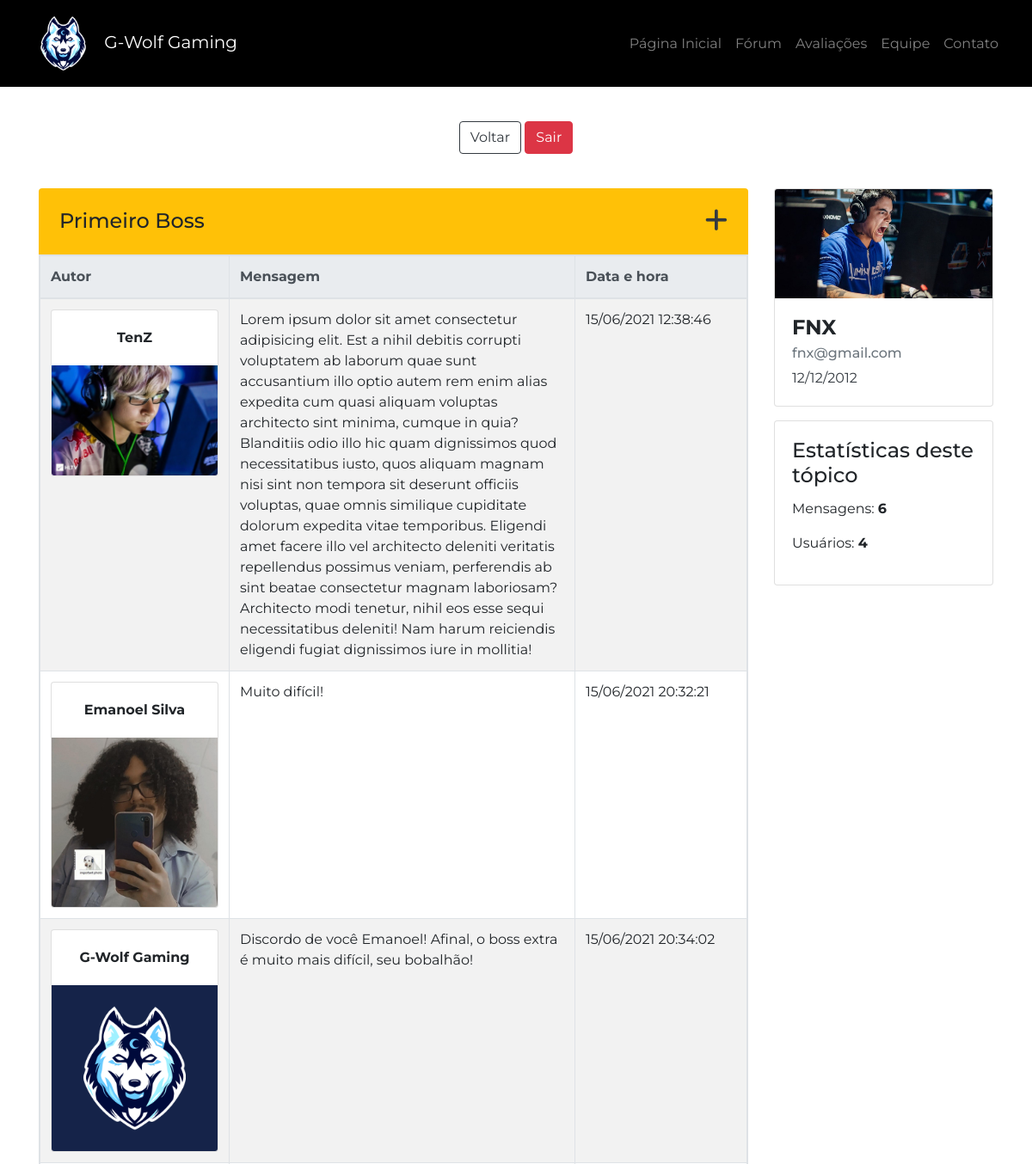
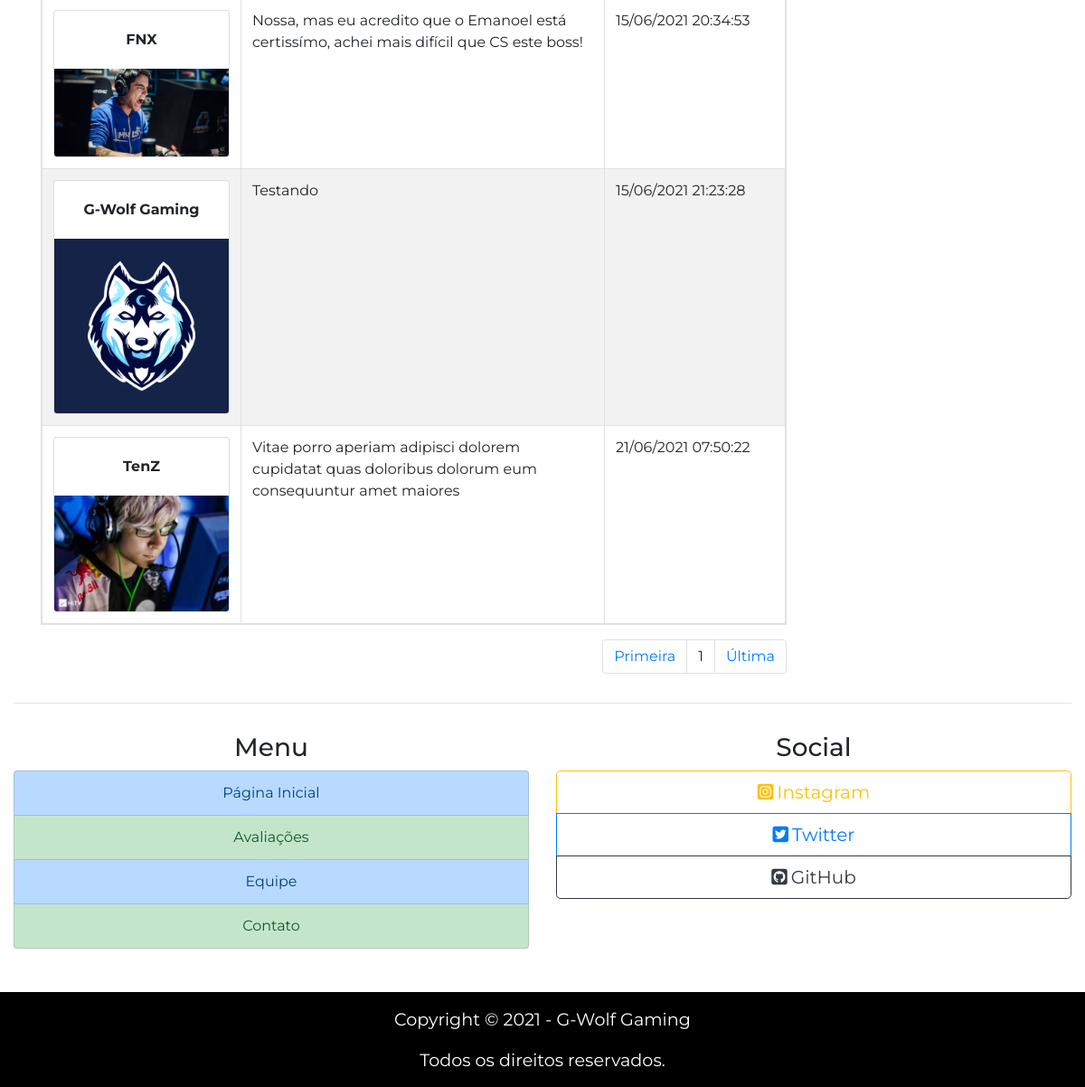
Page /topicos/first-boss.php (signed in) on the committed database (2 pictures, top to bottom).
### tables this page shows
CREATE TABLE IF NOT EXISTS `mensagens_topico` (
  `id_msg` int(11) NOT NULL AUTO_INCREMENT,
  `conteudo_msg` varchar(3000) NOT NULL,
  `autor_msg` varchar(255) NOT NULL,
  `img_autor_msg` varchar(40) NOT NULL,
  `data_msg` datetime NOT NULL,
  `topico_msg` varchar(255) NOT NULL,
  PRIMARY KEY (`id_msg`)
);

### php/converte_data.php (called while the page is built)
<?php
$datadobanco = $_SESSION['usuarioDtNasc'];
$dataconvertida = implode("/", array_reverse(explode("-", $datadobanco)));

### topicos/first-boss.php (the view, shortened to what this page needs)
<?php
include_once("../php/conexao.php");
include_once("../php/converte_data.php");
$contar_msg = "SELECT * FROM mensagens_topico WHERE topico_msg = 'Primeiro Boss'";
$resultado_contar_msg = mysqli_query($connect, $contar_msg);
$total_msg = mysqli_num_rows($resultado_contar_msg);
$contar_usuarios = "SELECT autor_msg, COUNT(autor_msg) as total FROM mensagens_topico WHERE topico_msg = 'Primeiro Boss' GROUP BY autor_msg";
$resultado_contar_usuarios = mysqli_query($connect, $contar_usuarios);
$total_usuarios = mysqli_num_rows($resultado_contar_usuarios);
?>
<!DOCTYPE html>
<html lang="pt-br">
<head>
    <link rel="stylesheet" href="https://stackpath.bootstrapcdn.com/bootstrap/4.5.0/css/bootstrap.min.css">
    <link rel="stylesheet" href="../css/global.css">
    <link rel="stylesheet" href="../css/homeforum.css">
</head>
<body>
    <header>
        <nav class="navbar navbar-expand-lg navbar-dark bg-black">
            <div class="container-fluid py-0">
                <a class="navbar-brand text-white p-0" href="../index.php">
                    <img id="logo" src="../assets/logo-sem-texto.png" alt="G-Wolf Gaming">
                    G-Wolf Gaming
                </a>
                <div class="collapse navbar-collapse justify-content-end" id="navbarSite">
                    <ul class="navbar-nav">
                        <li class="nav-item">
                            <a class="nav-link" href="../index.php">Página Inicial</a>
                        </li>
                        <li class="nav-item">
                            <a class="nav-link" href="../forum.php">Fórum</a>
                        </li>
                        <li class="nav-item">
                            <a class="nav-link" href="../avaliacoes.html">Avaliações</a>
                        </li>
                        <li class="nav-item">
                            <a class="nav-link" href="../equipe.html">Equipe</a>
                        </li>
                        <li class="nav-item">
                            <a class="nav-link " href="../contato.php">Contato</a>
                        </li>
                    </ul>
                </div>
            </div>
        </nav>
    </header>
    <main>
        <div class="container mt-2">
            <div class="bg-white mb-3 rounded-bottom">
                <div class="container">
                    <div class="row py-4 d-flex align-items-center">
                        <div class="col-md-12 text-center">
                            <a href="../forum.php" class="btn btn-outline-dark mt-2">Voltar</a>
                            <a href="../php/sair.php"><button class="btn btn-danger mt-2">Sair</button></a>
                        </div>
                    </div>
                </div>
            </div>
            <div class="row">
                <div class="col-12 col-lg-9 col-xl-9">
                    <div id="topic" class="d-flex bg-warning mb-0 p-4 rounded-top justify-content-between">
                        <h2 class="h4 mb-0">Primeiro Boss</h2>
                        <a href class="h4 text-dark mb-0" data-toggle="modal" data-target="#createMsgModal"><i class="fas fa-plus fa-lg"></i></a>
                    </div>
                    <table class="table table-striped table-bordered table-responsive">
                        <thead class="thead-light">
                            <tr>
                                <th scope="col" class="autor-col">Autor</th>
                                <th scope="col" class="msg-col">Mensagem</th>
                                <th scope="col" class="date-col">Data e hora</th>
                            </tr>
                        </thead>
                        <tbody>
                            <?php
                                $pagina_atual = filter_input(INPUT_GET, 'pagina', FILTER_SANITIZE_NUMBER_INT);
                                $pagina = (!empty($pagina_atual)) ? $pagina_atual : 1;
                                $qnt_pagina = 20;
                                $inicio = ($qnt_pagina * $pagina) - $qnt_pagina;
                                $show_msg = "SELECT * FROM mensagens_topico WHERE topico_msg = 'Primeiro Boss' LIMIT $inicio, $qnt_pagina";
                                $resultado_show_msg = mysqli_query($connect, $show_msg);
                                while($row_msg = mysqli_fetch_assoc($resultado_show_msg)):
                            ?>
                            <tr>
                                <td>
                                    <div class="card text-center">
                                        <div class="card-body">
                                            <b><?php echo $row_msg['autor_msg']; ?></b>
                                        </div>
                                        <img class="card-img-bottom" src="../upload/<?php echo $row_msg['img_autor_msg']; ?>" alt="Imagem Autor">
                                    </div>
                                </td>
                                <td>
                                    <?php echo $row_msg['conteudo_msg']; ?>
                                </td>
                                <td>
                                    <div><?php $data_msg = $row_msg['data_msg']; echo date('d/m/Y H:i:s', strtotime($data_msg)); ?></div>
                                </td>
                            </tr>
                            <?php
                                endwhile;
                            ?>
                        </tbody>
                    </table>
                    <div>
                        <nav>
                            <ul class="pagination justify-content-end">
                        <?php
                            $result_pg = "SELECT COUNT(id_msg) AS num_result FROM mensagens_topico WHERE topico_msg = 'Primeiro Boss'";
                            $resultado_pg = mysqli_query($connect, $result_pg);
                            $row_pg = mysqli_fetch_assoc($resultado_pg);
                            $quantidade_pg = ceil($row_pg['num_result'] / $qnt_pagina);
                            echo "<li class='page-item'><a class='page-link' href='./first-boss.php?pagina=1'>Primeira</a></li>";
                            echo "<li class='page-item'><a class='page-link'>$pagina</a></li>";
                            echo "<li class='page-item'><a class='page-link' href='./first-boss.php?pagina=$quantidade_pg'>Última</a></li>";
                        ?>
                            </ul>
                        </nav>
                    </div>
                </div>
                <div class="col-12 col-lg-3 col-xl-3">
                    <aside>
                        <div class="row">
                            <div class="col-12 col-sm-6 col-lg-12 col-xl-12">
                                <div class="card mb-3 mb-sm-3 mb-xl-3">
                                    <img src="../upload/<?php echo $_SESSION['usuarioImgPerfil']; ?>" class="card-img-top">
                                    <div class="card-body">
                                        <h4 class="card-title"><b><?php echo $_SESSION['usuarioNome']; ?></b></h4>
                                        <h6 class="card-subtitle mb-2 text-muted"><?php echo $_SESSION['usuarioEmail']; ?></h5>
                                        <p class="card-text text-dark"><?php echo $dataconvertida; ?></p>
                                    </div>
                                </div>
                            </div>
                            <div class="col-12 col-sm-6 col-lg-12 col-xl-12">
                                <div class="card mb-3 mb-sm-3 mb-xl-3">
                                    <div class="card-body">
                                        <h2 class="h4 card-title">Estatísticas deste tópico</h1>
                                        <p>Mensagens: <b><?php echo $total_msg; ?></b></p>
                                        <p>Usuários: <b><?php echo $total_usuarios; ?></b></p>
                                    </div>
                                </div>
                            </div>
                        </div>
                    </aside>
                </div>
            </div>
        </div>
    </main>
    <footer>
        <div class="container-fluid">
            <div class="row">
                <div class="col-12 mb-3">
                    <hr>
                </div>
                <div class="col-sm-6 mb-4 text-center">
                    <h3>Menu</h3>
                    <div class="list-group">
                        <a class="list-group-item list-group-item-action list-group-item-primary" href="../index.php">Página Inicial</a>
                        <a class="list-group-item list-group-item-action list-group-item-success" href="../avaliacoes.html">Avaliações</a>
                        <a class="list-group-item list-group-item-action list-group-item-primary" href="../equipe.html">Equipe</a>
                        <a class="list-group-item list-group-item-action list-group-item-success" href="../contato.php">Contato</a>
                    </div>
                </div>
                <div class="col-sm-6 mb-1 text-center">
                    <h3>Social</h3>
                    <div class="btn-group-vertical btn-block btn-group-lg" role="group">
                        <a class="btn btn-outline-warning" href="https://www.instagram.com/oficialgwolf/" target="_blank"><i class="fab fa-instagram-square mr-1"></i>Instagram</a>
                        <a class="btn btn-outline-primary" href="https://twitter.com/oficialgwolf" target="_blank"><i class="fab fa-twitter-square mr-1"></i>Twitter</a>
                        <a class="btn btn-outline-dark" href="https://github.com/oficialgwolf" target="_blank"><i class="fab fa-github-square mr-1"></i>GitHub</a>
                    </div>
                </div>
                <div class="col-12 text-center bg-black pt-3 mt-4">
                    <p class="font-size-maior text-white">Copyright © 2021 - G-Wolf Gaming</p>
                    <p class="font-size-maior text-white">Todos os direitos reservados.</p>
                </div>
            </div>
        </div>
    </footer>
</body>
</html>

### css/global.css (style rules this page uses)
body { font-family: 'Montserrat', sans-serif; }
.bg-black { background-color: #000; }
.font-size-maior { font-size: 1.2em; }
#logo { width: 85px; }

### css/homeforum.css (style rules this page uses)
.autor-col { min-width: 220px; }
.msg-col { min-width: 402px; }
.date-col { min-width: 200px; }

### rows in the picture
mensagens_topico: autor_msg "TenZ", img_autor_msg (picture), conteudo_msg "Lorem ipsum dolor sit amet consectetur adipisicing elit. Est a nihil debitis corrupti voluptatem ab laborum quae sunt accusantium illo optio autem rem enim alias expedita cum quasi aliquam voluptas architecto sint minima, cumque in quia? Blanditiis odio illo hic quam dignissimos quod necessitatibus iusto, quos aliquam magnam nisi sint non tempora sit deserunt officiis voluptas, quae omnis similique cupiditate dolorum expedita vitae temporibus. Eligendi amet facere illo vel architecto deleniti veritatis repellendus possimus veniam, perferendis ab sint beatae consectetur magnam laboriosam? Architecto modi tenetur, nihil eos esse sequi necessitatibus deleniti! Nam harum reiciendis eligendi…", data_msg "15/06/2021 12:38:46"
mensagens_topico: autor_msg "Emanoel Silva", img_autor_msg (picture), conteudo_msg "Muito difícil!", data_msg "15/06/2021 20:32:21"
mensagens_topico: autor_msg "G-Wolf Gaming", img_autor_msg (picture), conteudo_msg "Discordo de você Emanoel! Afinal, o boss extra é muito mais difícil, seu bobalhão!", data_msg "15/06/2021 20:34:02"
mensagens_topico: autor_msg "FNX", img_autor_msg (picture), conteudo_msg "Nossa, mas eu acredito que o Emanoel está certissímo, achei mais difícil que CS este boss!", data_msg "15/06/2021 20:34:53"
mensagens_topico: autor_msg "G-Wolf Gaming", img_autor_msg (picture), conteudo_msg "Testando", data_msg "15/06/2021 21:23:28"
mensagens_topico: autor_msg "TenZ", img_autor_msg (picture), conteudo_msg "Vitae porro aperiam adipisci dolorem cupidatat quas doloribus dolorum eum consequuntur amet maiores", data_msg "21/06/2021 07:50:22"

### other values in the picture
$pagina "1"
$_SESSION['usuarioNome'] "FNX"
$_SESSION['usuarioEmail'] "fnx@gmail.com"
$dataconvertida "12/12/2012"
$total_msg "6"
$total_usuarios "4"
